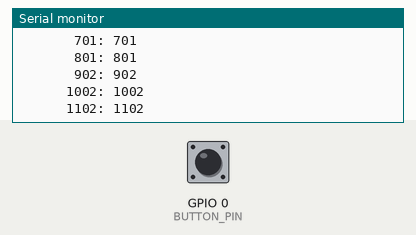
A sketch run on a simulated ESP8266 (NodeMCU). Parts: the last lines printed to the serial monitor. The inputs (shaded band) are chosen by the test bench; at power-on: GPIO 0 (BUTTON_PIN) LOW.

Above: at 1.2 s.
1.3 s: GPIO 0 (BUTTON_PIN) pulled HIGH for 0.15 s
At 1.61 s:
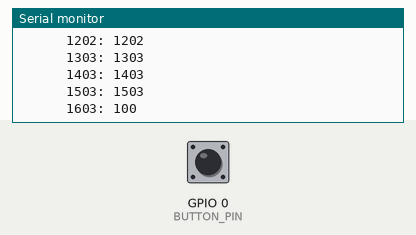
2.9 s: GPIO 0 (BUTTON_PIN) pulled HIGH for 1 s
At 4.01 s:
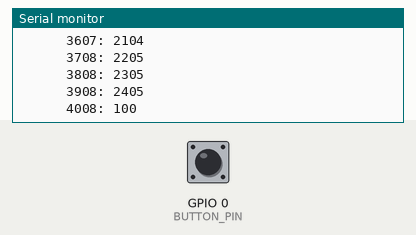
5.4 s: GPIO 0 (BUTTON_PIN) pulled HIGH for 0.15 s
Timing chart, 0 to 8.4 s (numbered marks = the images above; inputs shaded):
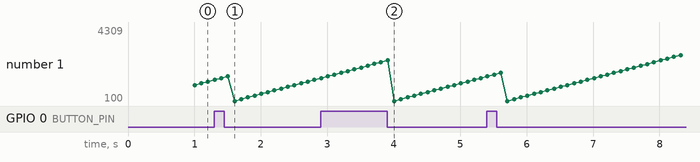

Measured:
- after the input at 1.3 s, the serial monitor: prints a new line after 0.30 s (image 1)
- after the input at 2.9 s, the serial monitor: prints a new line after 1.1 s (image 2)

The sketch:

StannaButton.ino
```cpp
/*
* Name: StannaButton
* Author: ARMIN
* Version V3
*
* GPIO2 is now responsible for the power supply of the ESP8266 itself. As soon as the chip gets booted into the setup routine
* it must be put to high so that the external transistor+relay keeps the power supply alive. If the chip should go to deeptest sleep
* GPIO2 should be put to low.
*
* GPIO0 detects the button presses that shall be consumed as business lgic part. Getting a high flank signals a pressed key.
*
* The ESP8266 is used to interpret button presses and to send them via HTTP GET to a predefined station.
* TODO: Define button press events like click, double click, long press, ...
*/

#include <ESP8266WiFi.h>
#include <ESP8266HTTPClient.h>

#define USE_SERIAL 1
#define USE_WIFI   0

#define _SSID "xxx"
#define _PASS "xxx"

const String SERVER_IP = "192.168.43.10";
const String SERVER_PORT = "6666";

const String CMD_MUTE = "mute";
const String CMD_UNMUTE = "unmute";

const int WORK_FREQUENCY = 10; //Hz

const bool STATE_1 = false;
const bool STATE_2 = true;

const int BUTTON_PIN = 0;
const int POWER_PIN = 2;

const int POWER_OFF_INTERVAL = 10000; //  milliseconds till power off on no action

bool _button_pressed = false;
bool _state = STATE_1; // the external true state does not matter, only the state transition does.
bool _main_power = true; // while true chip shall run

int _last_action_time = 0;

void setup()
{
    pinMode(POWER_PIN, OUTPUT);
    digitalWrite(POWER_PIN, HIGH);
    pinMode(BUTTON_PIN, INPUT);

#if USE_SERIAL
    Serial.begin(115200);
    while (!Serial); // wait active
    log("Serial Started");
#endif

#if USE_WIFI
    WiFi.begin(_SSID, _PASS);
    while (WiFi.status() != WL_CONNECTED) {
        delay(5);
    }
    log("WIFI Started");
#endif
    _last_action_time = millis();
}

/*
* Checks for state changes (button pressed for a short amount of time).
* On change sends an http get request
*/
void loop()
{
    auto ellapsed = millis() - _last_action_time;
    _main_power = ellapsed <= POWER_OFF_INTERVAL;
    log(String(ellapsed));
    if(!_main_power)
    {
        log("Powering down");
        digitalWrite(POWER_PIN, LOW); // power off, global exit
    }
    bool button_pressed = digitalRead(BUTTON_PIN);
    if(button_pressed != _button_pressed)
    {
        _button_pressed = button_pressed;
        if(!button_pressed) // released button
        {
            publishStateChange();
        }
    }
    //#if USE_SERIAL
    //    Serial.println(button_pressed);
    //#endif
    delay(1000 / WORK_FREQUENCY);
}

void publishStateChange()
{
    _last_action_time = millis();
    String command;
    if(_state == STATE_1)
    {
        _state = STATE_2;
        command = CMD_MUTE;
    }
    else
    {
        _state = STATE_1;
        command = CMD_UNMUTE;
    }
#if USE_WIFI
    HTTPClient http;
    String request = "http://" + SERVER_IP + ":" + SERVER_PORT + "/oinkservice/" + command;
    http.begin(request);
    int response = http.GET();
    log("Sent " + request + " with result "+ response);
#endif // USE_WIFI
}

// Logs in format sprintf(logString, "%10lu: %s", millis(), msg);
void log(String msg)
{
#if USE_SERIAL
    char logString[100];
    sprintf(logString, "%10lu: %s", millis(), msg.c_str());
    Serial.println(logString);
#endif // USE_SERIAL
}
```
